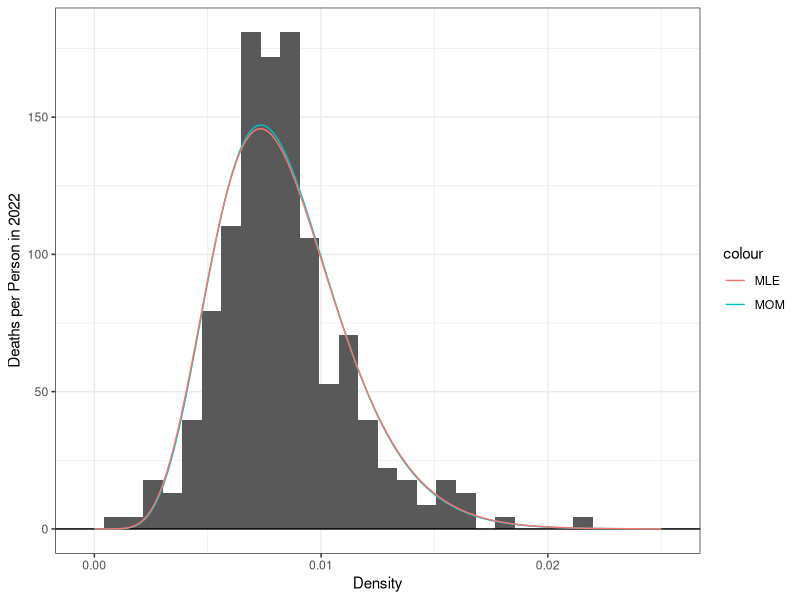

Generate this figure with R: (Note: this script raises an error after producing the figure.)
library(tidyverse)
library(ggplot2)
library(patchwork)
library(nleqslv)

######################################################
#####     TASK ONE: Describing distribution     ######
######################################################

#######################
#Making function for mean, variance, skewness and kurtosis
######################
#Calculating mean
mean.calc = function(alpha, beta){
  mean = alpha/(alpha+beta)
  return(mean)
}

#Calculating Variance
variance.calc = function(alpha, beta){
  sd = sqrt((alpha*beta)/((alpha+beta)^2*(alpha+beta+1)))
  return(sd)
}

#Calculating Skewness
skew.calc = function(alpha, beta){
  skew = (2*(beta-alpha)*sqrt(alpha+beta+1))/((alpha+beta+2)*sqrt(alpha*beta))
  return(skew)
}

#Calculating Kurtosis
kurt.calc = function(alpha, beta){
  kurt.num = 6*((alpha-beta)^2*(alpha+beta+1)-alpha*beta*(alpha+beta+2))
  kurt.denum = alpha*beta*(alpha+beta+2)*(alpha+beta+3)
  kurt = kurt.num/kurt.denum
  return(kurt)
}


#Making a function to calculate distribution tibble
distribution.func = function(alpha, beta){
  
  mean = mean.calc(alpha, beta)
  sd = variance.calc(alpha, beta)
  
  distribute.dat <- tibble(x = seq(-0.25, 1.25, length.out=1000))|>   # generate a grid of points
    mutate(beta.pdf = dbeta(x, alpha, beta),                      # compute the beta PDF
           norm.pdf = dnorm(x,                                    # Gaussian distribution with
                            mean = mean,            # same mean and variance
                            sd = sd))
  
  return(distribute.dat)
  #Returning our created tibble
}


###Making a tibble for each parameter and getting values
#Alpha = 2, Beta = 5
distrib.tibble1 = distribution.func(2,5)
mean1 = mean.calc(2,5)
sd1 = variance.calc(2,5)
skew1 = skew.calc(2,5)
kurt1 = kurt.calc(2,5)


#Alpha = 5, Beta = 5
distrib.tibble2 = distribution.func(5,5)
mean2 = mean.calc(5,5)
sd2 = variance.calc(5,5)
skew2 = skew.calc(5,5)
kurt2 = kurt.calc(5,5)


#Alpha = 5, Beta = 2
distrib.tibble3 = distribution.func(5,2)
mean3 = mean.calc(5,2)
sd3 = variance.calc(5,2)
skew3 = skew.calc(5,2)
kurt3 = kurt.calc(5,2)


#Alpha = 0.5, Beta = 0.5
distrib.tibble4 = distribution.func(0.5,0.5)
mean4 = mean.calc(0.5,0.5)
sd4 = variance.calc(0.5,0.5)
skew4 = skew.calc(0.5,0.5)
kurt4 = kurt.calc(0.5,0.5)

####################
###Making a plot for each of the 4 tibbles
####################

plot1 = ggplot(data= distrib.tibble1)+                                              # specify data
  geom_line(aes(x=x, y=beta.pdf, color="Beta(2,5)")) +                 # plot beta dist
  geom_line(aes(x=x, y=norm.pdf, color="Gaussian(0.2857, 0.0255)")) +  # plot guassian dist
  geom_hline(yintercept=0)+                                            # plot x axis
  theme_bw()+                                                          # change theme
  xlab("x")+                                                           # label x axis
  ylab("Density")+                                                     # label y axis
  scale_color_manual("", values = c("black", "grey"))+                 # change colors
  theme(legend.position = "bottom")                                    # move legend to bottom

plot2 = ggplot(data= distrib.tibble2)+                                              # specify data
  geom_line(aes(x=x, y=beta.pdf, color="Beta(5,5)")) +                 # plot beta dist
  geom_line(aes(x=x, y=norm.pdf, color="Gaussian(0.2857, 0.0255)")) +  # plot guassian dist
  geom_hline(yintercept=0)+                                            # plot x axis
  theme_bw()+                                                          # change theme
  xlab("x")+                                                           # label x axis
  ylab("Density")+                                                     # label y axis
  scale_color_manual("", values = c("black", "grey"))+                 # change colors
  theme(legend.position = "bottom")                                    # move legend to bottom

plot3 = ggplot(data= distrib.tibble3)+                                              # specify data
  geom_line(aes(x=x, y=beta.pdf, color="Beta(5,2)")) +                 # plot beta dist
  geom_line(aes(x=x, y=norm.pdf, color="Gaussian(0.2857, 0.0255)")) +  # plot guassian dist
  geom_hline(yintercept=0)+                                            # plot x axis
  theme_bw()+                                                          # change theme
  xlab("x")+                                                           # label x axis
  ylab("Density")+                                                     # label y axis
  scale_color_manual("", values = c("black", "grey"))+                 # change colors
  theme(legend.position = "bottom")                                    # move legend to bottom

plot4 = ggplot(data= distrib.tibble4)+                                              # specify data
  geom_line(aes(x=x, y=beta.pdf, color="Beta(0.5,0.5)")) +                 # plot beta dist
  geom_line(aes(x=x, y=norm.pdf, color="Gaussian(0.2857, 0.0255)")) +  # plot guassian dist
  geom_hline(yintercept=0)+                                            # plot x axis
  theme_bw()+                                                          # change theme
  xlab("x")+                                                           # label x axis
  ylab("Density")+                                                     # label y axis
  scale_color_manual("", values = c("black", "grey"))+                 # change colors
  theme(legend.position = "bottom")                                    # move legend to bottom



################################################
###               TASK 2                    ####
################################################


beta.moment = function(alpha, beta, k, centered) {
  if (centered) { #Calculating the centered value
    #calculating E(X)
    integrand = function(x) {x*dbeta(x,alpha,beta)}
    EX = integrate(integrand, 0, 1)$value
    
    #Calculating centered value
    integrand = function(x) {((x-EX)^k)*dbeta(x,alpha,beta)}
    result = integrate(integrand, 0, 1)
  }
  else{ #Calculating uncentered
    integrand = function(x) {x^k * dbeta(x,alpha,beta)}
    result = integrate(integrand, 0, 1)
  }
  return(result)
}

###Testing function
#Testing Mean
beta.moment(2,5,1,F)
mean1

#Testing Variance
beta.moment(2,5,2,T)
sd1^2

#Testing Skew
beta.moment(2,5,3,T)$value/(beta.moment(2,5,2,T)$value^(3/2))
skew1

#Testing Kurtosis
(beta.moment(2,5,4,T)$value/(beta.moment(2,5,2,T)$value)^2)-3
kurt1

###############################################
#####               TASK THREE            #####
###############################################
set.seed(7272) # Set seed so we all get the same results.

sample_func = function(n, alpha, beta){
  
  sample.size <- n # Specify sample details
  beta.sample <- rbeta(n = sample.size,  # sample size
                       shape1 = alpha,   # alpha parameter
                       shape2 = beta)    # beta parameter
  return(beta.sample)
}

####Making density plots
#Alpha = 2, Beta = 5
sample1 = sample_func(500, 2, 5)

density_plot1 = ggplot() + 
  geom_histogram(aes(sample1, y=after_stat(density))) +
  geom_density(aes(sample1)) + 
  geom_hline(yintercept=0)


#Alpha = 5, Beta = 5
sample2 = sample_func(500, 5, 5)

density_plot2 = ggplot() + 
  geom_histogram(aes(sample2, y=after_stat(density))) +
  geom_density(aes(sample2)) + 
  geom_hline(yintercept=0)


#Alpha = 5, Beta = 2
sample3 = sample_func(500,5,2)

density_plot3 = ggplot() + 
  geom_histogram(aes(sample3, y=after_stat(density))) +
  geom_density(aes(sample3)) +
  geom_hline(yintercept=0)


#Alpha = 0.5, Beta = 0.5
sample4 = sample_func(500,0.5,0.5)

density_plot4 = ggplot() + 
  geom_histogram(aes(sample4, y=after_stat(density))) +
  geom_density(aes(sample4)) +
  geom_hline(yintercept=0)


#summary1 %>%
#  summarize(mean = mean(sample1),
 #           variance = var(sample1),
 #           skewness = )


##############################################
###             TASK 6                    ####
##############################################
death.data = read_csv("death.data.test.csv") #Pulling data


#Keeping only data from 2022
death.data <- death.data %>%
  select(1:2, `2022`) %>%
  mutate(`2022` = `2022` / 1000) #Convering to rate out of 1


##############################################
####            TASK 7                    ####
##############################################

##############
# CACLULATING MOM
##############
MOM.gamma <- function(data, par){
  alpha <- par[1]
  beta <- par[2]
  
  EX1 <- alpha/beta
  EX2 <- alpha*(alpha+1)/beta^2
  
  m1 <- mean(data, na.rm = T)
  m2 <- mean(data^2, na.rm = T)
  
  return( c(EX1 - m1, EX2 - m2) )
}

#Using function to find actual alpha and beta values
moms<- nleqslv(x = c(5, 1000),
                fn = MOM.gamma,
                data=death.data$`2022`)

alpha.hat.mom = moms$x[1]
beta.hat.mom = moms$x[2]


#####################
# CALCULATING MLE
#####################

llgamma <- function(data, par, neg=F){
  alpha <- par[1]
  beta <- par[2]
  
  loglik <- sum(log(dgamma(x=data, shape=alpha, rate=beta)), na.rm = T)
  
  return(ifelse(neg, -loglik, loglik))
}

#Using function to find actual alpha/beta values
(mles <- optim(par = c(5,1000),
               fn = llgamma,
               data=death.data$`2022`,
               neg=T))
alpha.hat.mle <- mles$par[1]
beta.hat.mle <- mles$par[2]

#################
# PLOTTING
#################
#Getting data to plot from MOM and MLE
ggdat.gamma <- tibble(x=seq(0,0.025, length.out=1000))|>
  mutate(mom.pdf = dgamma(x=x, shape=alpha.hat.mom, rate=beta.hat.mom),
         mle.pdf = dgamma(x=x, shape=alpha.hat.mle, rate=beta.hat.mle))


###Plotting the graph
ggplot(death.data, aes(x = `2022`, y=after_stat(density))) + #Plotting sample data
  geom_histogram(bins = 30) + #Histogram plot
  geom_hline(yintercept=0)+ #Making y intercept line
  theme_bw() +
  geom_line(data=ggdat.gamma,
            aes(x=x, y=mom.pdf, color="MOM")) + #Calculating MOM line
  geom_line(data=ggdat.gamma,
            aes(x=x, y=mle.pdf, color="MLE")) + #Calculating MLE line
  ylab("Deaths per Person in 2022") +
  xlab("Density")

############################################
######            TASK 8              ######
############################################
sample_func = function(n, alpha, beta){
  
  sample.size <- n # Specify sample details
  beta.sample <- rbeta(n = sample.size,  # sample size
                       shape1 = alpha,   # alpha parameter
                       shape2 = beta)    # beta parameter
  return(beta.sample)
}


#Initializing values
alpha = 8
beta = 950
n = 266
estimates.data = data.frame(iteration = numeric(),
                            MOM = numeric(),
                            MLE = numeric())


for (i in 1:1000){
  set.seed(7272+i)
  sample.mom = rgamma(n, alpha, beta)
  mean = mean(sample.mom)
  variance = var()
  
}
